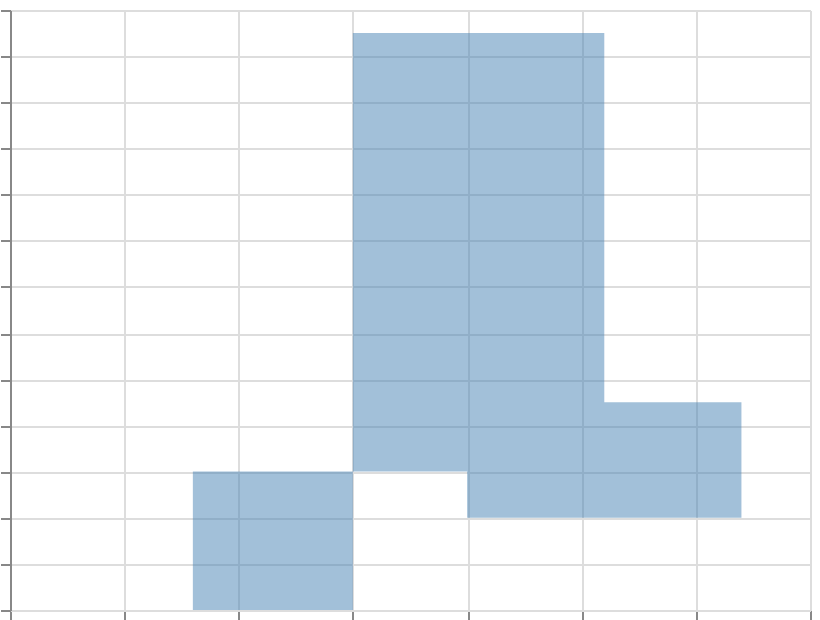

Write a Vega-Lite specification for this figure.
### Vega specification from a JSON file in a GitHub repository (floating-point values rounded to 4 significant figures)
{"$schema": "https://vega.github.io/schema/vega/v6.json", "width": 400, "height": 300, "padding": 5, "autosize": "none", "data": [{"name": "table", "values": [{"x": 80, "y": 60}, {"x": 200, "y": 40}, {"x": 320, "y": 90}, {"x": 260, "y": 250}, {"x": 150, "y": 230}]}], "scales": [{"name": "x", "type": "linear", "domain": {"data": "table", "field": "x"}, "range": "width", "nice": true}, {"name": "y", "type": "linear", "domain": {"data": "table", "field": "y"}, "range": [{"signal": "height"}, 0], "nice": true}], "marks": [{"type": "area", "from": {"data": "table"}, "encode": {"update": {"x": {"scale": "x", "field": "x"}, "y": {"scale": "y", "field": "y"}, "y2": {"scale": "y", "value": 0}, "fill": {"value": "steelblue"}, "fillOpacity": {"value": 0.5}, "interpolate": {"value": "step-after"}, "tension": {"value": 0.7}}}}], "axes": [{"scale": "x", "orient": "bottom", "grid": true, "labels": false}, {"scale": "y", "orient": "left", "grid": true, "labels": false}]}
